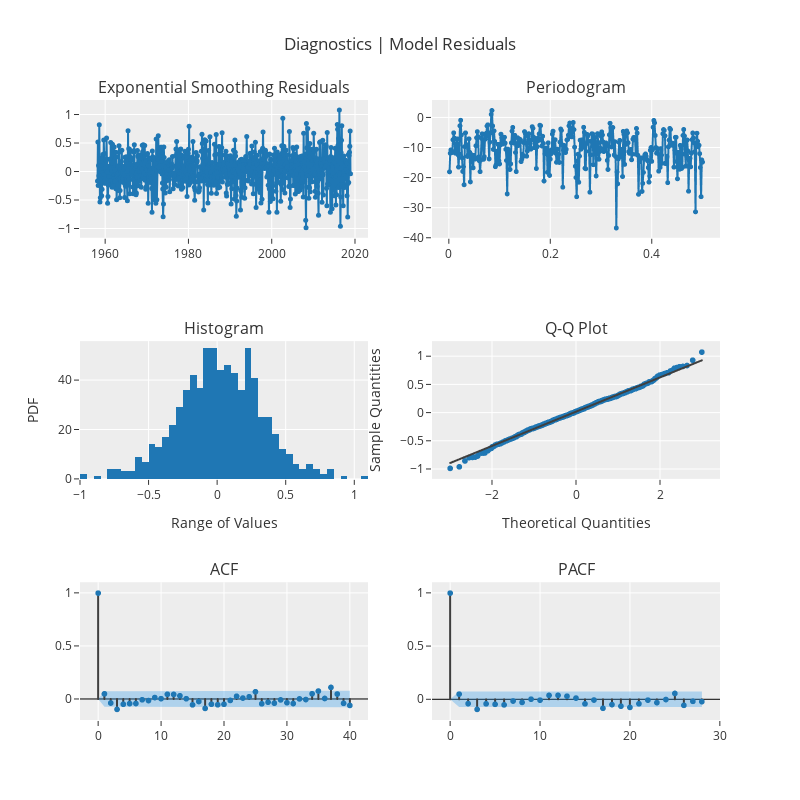

Notebook code cell kept with this figure:
### Code cell
fig_kwargs={'renderer': 'jupyterlab',
            'height': 800, 'width': 800}

plot_model(model, 'diagnostics', fig_kwargs = fig_kwargs)

### Figure 1 — Plotly figure (JSON) as saved in the notebook; plotly's stock layout.template omitted (floating-point values rounded to 4 significant figures; data arrays with more than 128 entries replaced by an {"elided": "..."} marker saying what was removed)
{"data": [{"line": {"color": "rgb(31, 119, 180)", "width": 2}, "marker": {"color": "rgb(31, 119, 180)", "size": 5}, "mode": "lines+markers", "name": "Exponential Smoothing", "showlegend": false, "type": "scatter", "x": {"elided": "730 str values"}, "xaxis": "x", "y": {"elided": "730 float values"}, "yaxis": "y"}, {"customdata": {"elided": "365x3 float values"}, "hoverinfo": "text", "hovertemplate": "Freq:%{customdata[0]:.4f} <br>Ampl:%{customdata[1]:.4f}<br>Time Period: %{customdata[2]:.4f]}", "line": {"color": "#1f77b4", "width": 2}, "marker": {"size": 5}, "mode": "lines+markers", "name": "Exponential Smoothing", "showlegend": false, "type": "scattergl", "x": {"elided": "365 float values"}, "xaxis": "x2", "y": {"elided": "365 float values"}, "yaxis": "y2"}, {"alignmentgroup": "True", "bingroup": "x", "hovertemplate": "variable=Exponential Smoothing<br>value=%{x}<br>count=%{y}<extra></extra>", "legendgroup": "Exponential Smoothing", "marker": {"color": "#1f77b4", "pattern": {"shape": ""}}, "name": "Exponential Smoothing", "offsetgroup": "Exponential Smoothing", "orientation": "v", "showlegend": false, "type": "histogram", "x": {"elided": "730 float values"}, "xaxis": "x3", "yaxis": "y3"}, {"marker": {"color": "#1f77b4"}, "mode": "markers", "name": "Exponential Smoothing", "showlegend": false, "type": "scattergl", "x": {"elided": "730 float values"}, "xaxis": "x4", "y": {"elided": "730 float values"}, "yaxis": "y4"}, {"line": {"color": "#3f3f3f"}, "mode": "lines", "name": "Exponential Smoothing", "showlegend": false, "type": "scattergl", "x": {"elided": "730 float values"}, "xaxis": "x4", "y": {"elided": "730 float values"}, "yaxis": "y4"}, {"line": {"color": "#3f3f3f"}, "mode": "lines", "name": "ACF", "showlegend": false, "type": "scattergl", "x": [0, 0], "xaxis": "x5", "y": [0, 1], "yaxis": "y5"}, {"line": {"color": "#3f3f3f"}, "mode": "lines", "name": "ACF", "showlegend": false, "type": "scattergl", "x": [1, 1], "xaxis": "x5", "y": [0, 0.04901], "yaxis": "y5"}, {"line": {"color": "#3f3f3f"}, "mode": "lines", "name": "ACF", "showlegend": false, "type": "scattergl", "x": [2, 2], "xaxis": "x5", "y": [0, -0.03775], "yaxis": "y5"}, {"line": {"color": "#3f3f3f"}, "mode": "lines", "name": "ACF", "showlegend": false, "type": "scattergl", "x": [3, 3], "xaxis": "x5", "y": [0, -0.09777], "yaxis": "y5"}, {"line": {"color": "#3f3f3f"}, "mode": "lines", "name": "ACF", "showlegend": false, "type": "scattergl", "x": [4, 4], "xaxis": "x5", "y": [0, -0.04942], "yaxis": "y5"}, {"line": {"color": "#3f3f3f"}, "mode": "lines", "name": "ACF", "showlegend": false, "type": "scattergl", "x": [5, 5], "xaxis": "x5", "y": [0, -0.04306], "yaxis": "y5"}, {"line": {"color": "#3f3f3f"}, "mode": "lines", "name": "ACF", "showlegend": false, "type": "scattergl", "x": [6, 6], "xaxis": "x5", "y": [0, -0.04224], "yaxis": "y5"}, {"line": {"color": "#3f3f3f"}, "mode": "lines", "name": "ACF", "showlegend": false, "type": "scattergl", "x": [7, 7], "xaxis": "x5", "y": [0, -0.007038], "yaxis": "y5"}, {"line": {"color": "#3f3f3f"}, "mode": "lines", "name": "ACF", "showlegend": false, "type": "scattergl", "x": [8, 8], "xaxis": "x5", "y": [0, -0.01446], "yaxis": "y5"}, {"line": {"color": "#3f3f3f"}, "mode": "lines", "name": "ACF", "showlegend": false, "type": "scattergl", "x": [9, 9], "xaxis": "x5", "y": [0, 0.01388], "yaxis": "y5"}, {"line": {"color": "#3f3f3f"}, "mode": "lines", "name": "ACF", "showlegend": false, "type": "scattergl", "x": [10, 10], "xaxis": "x5", "y": [0, 0.003595], "yaxis": "y5"}, {"line": {"color": "#3f3f3f"}, "mode": "lines", "name": "ACF", "showlegend": false, "type": "scattergl", "x": [11, 11], "xaxis": "x5", "y": [0, 0.04465], "yaxis": "y5"}, {"line": {"color": "#3f3f3f"}, "mode": "lines", "name": "ACF", "showlegend": false, "type": "scattergl", "x": [12, 12], "xaxis": "x5", "y": [0, 0.04331], "yaxis": "y5"}, {"line": {"color": "#3f3f3f"}, "mode": "lines", "name": "ACF", "showlegend": false, "type": "scattergl", "x": [13, 13], "xaxis": "x5", "y": [0, 0.03044], "yaxis": "y5"}, {"line": {"color": "#3f3f3f"}, "mode": "lines", "name": "ACF", "showlegend": false, "type": "scattergl", "x": [14, 14], "xaxis": "x5", "y": [0, 0.002967], "yaxis": "y5"}, {"line": {"color": "#3f3f3f"}, "mode": "lines", "name": "ACF", "showlegend": false, "type": "scattergl", "x": [15, 15], "xaxis": "x5", "y": [0, -0.05495], "yaxis": "y5"}, {"line": {"color": "#3f3f3f"}, "mode": "lines", "name": "ACF", "showlegend": false, "type": "scattergl", "x": [16, 16], "xaxis": "x5", "y": [0, -0.02322], "yaxis": "y5"}, {"line": {"color": "#3f3f3f"}, "mode": "lines", "name": "ACF", "showlegend": false, "type": "scattergl", "x": [17, 17], "xaxis": "x5", "y": [0, -0.08859], "yaxis": "y5"}, {"line": {"color": "#3f3f3f"}, "mode": "lines", "name": "ACF", "showlegend": false, "type": "scattergl", "x": [18, 18], "xaxis": "x5", "y": [0, -0.04913], "yaxis": "y5"}, {"line": {"color": "#3f3f3f"}, "mode": "lines", "name": "ACF", "showlegend": false, "type": "scattergl", "x": [19, 19], "xaxis": "x5", "y": [0, -0.05402], "yaxis": "y5"}, {"line": {"color": "#3f3f3f"}, "mode": "lines", "name": "ACF", "showlegend": false, "type": "scattergl", "x": [20, 20], "xaxis": "x5", "y": [0, -0.0492], "yaxis": "y5"}, {"line": {"color": "#3f3f3f"}, "mode": "lines", "name": "ACF", "showlegend": false, "type": "scattergl", "x": [21, 21], "xaxis": "x5", "y": [0, -0.01331], "yaxis": "y5"}, {"line": {"color": "#3f3f3f"}, "mode": "lines", "name": "ACF", "showlegend": false, "type": "scattergl", "x": [22, 22], "xaxis": "x5", "y": [0, 0.0259], "yaxis": "y5"}, {"line": {"color": "#3f3f3f"}, "mode": "lines", "name": "ACF", "showlegend": false, "type": "scattergl", "x": [23, 23], "xaxis": "x5", "y": [0, 0.00901], "yaxis": "y5"}, {"line": {"color": "#3f3f3f"}, "mode": "lines", "name": "ACF", "showlegend": false, "type": "scattergl", "x": [24, 24], "xaxis": "x5", "y": [0, 0.02112], "yaxis": "y5"}, {"line": {"color": "#3f3f3f"}, "mode": "lines", "name": "ACF", "showlegend": false, "type": "scattergl", "x": [25, 25], "xaxis": "x5", "y": [0, 0.06847], "yaxis": "y5"}, {"line": {"color": "#3f3f3f"}, "mode": "lines", "name": "ACF", "showlegend": false, "type": "scattergl", "x": [26, 26], "xaxis": "x5", "y": [0, -0.04498], "yaxis": "y5"}, {"line": {"color": "#3f3f3f"}, "mode": "lines", "name": "ACF", "showlegend": false, "type": "scattergl", "x": [27, 27], "xaxis": "x5", "y": [0, -0.02978], "yaxis": "y5"}, {"line": {"color": "#3f3f3f"}, "mode": "lines", "name": "ACF", "showlegend": false, "type": "scattergl", "x": [28, 28], "xaxis": "x5", "y": [0, -0.03926], "yaxis": "y5"}, {"line": {"color": "#3f3f3f"}, "mode": "lines", "name": "ACF", "showlegend": false, "type": "scattergl", "x": [29, 29], "xaxis": "x5", "y": [0, -0.008427], "yaxis": "y5"}, {"line": {"color": "#3f3f3f"}, "mode": "lines", "name": "ACF", "showlegend": false, "type": "scattergl", "x": [30, 30], "xaxis": "x5", "y": [0, -0.03489], "yaxis": "y5"}, {"line": {"color": "#3f3f3f"}, "mode": "lines", "name": "ACF", "showlegend": false, "type": "scattergl", "x": [31, 31], "xaxis": "x5", "y": [0, -0.04243], "yaxis": "y5"}, {"line": {"color": "#3f3f3f"}, "mode": "lines", "name": "ACF", "showlegend": false, "type": "scattergl", "x": [32, 32], "xaxis": "x5", "y": [0, 0.001275], "yaxis": "y5"}, {"line": {"color": "#3f3f3f"}, "mode": "lines", "name": "ACF", "showlegend": false, "type": "scattergl", "x": [33, 33], "xaxis": "x5", "y": [0, -0.004807], "yaxis": "y5"}, {"line": {"color": "#3f3f3f"}, "mode": "lines", "name": "ACF", "showlegend": false, "type": "scattergl", "x": [34, 34], "xaxis": "x5", "y": [0, 0.04956], "yaxis": "y5"}, {"line": {"color": "#3f3f3f"}, "mode": "lines", "name": "ACF", "showlegend": false, "type": "scattergl", "x": [35, 35], "xaxis": "x5", "y": [0, 0.07532], "yaxis": "y5"}, {"line": {"color": "#3f3f3f"}, "mode": "lines", "name": "ACF", "showlegend": false, "type": "scattergl", "x": [36, 36], "xaxis": "x5", "y": [0, 0.005162], "yaxis": "y5"}, {"line": {"color": "#3f3f3f"}, "mode": "lines", "name": "ACF", "showlegend": false, "type": "scattergl", "x": [37, 37], "xaxis": "x5", "y": [0, 0.1095], "yaxis": "y5"}, {"line": {"color": "#3f3f3f"}, "mode": "lines", "name": "ACF", "showlegend": false, "type": "scattergl", "x": [38, 38], "xaxis": "x5", "y": [0, 0.04711], "yaxis": "y5"}, {"line": {"color": "#3f3f3f"}, "mode": "lines", "name": "ACF", "showlegend": false, "type": "scattergl", "x": [39, 39], "xaxis": "x5", "y": [0, -0.04076], "yaxis": "y5"}, {"line": {"color": "#3f3f3f"}, "mode": "lines", "name": "ACF", "showlegend": false, "type": "scattergl", "x": [40, 40], "xaxis": "x5", "y": [0, -0.06042], "yaxis": "y5"}, {"marker": {"color": "#1f77b4", "size": 6}, "mode": "markers", "name": "ACF", "showlegend": false, "type": "scattergl", "x": [0, 1, 2, 3, 4, 5, 6, 7, 8, 9, 10, 11, 12, 13, 14, 15, 16, 17, 18, 19, 20, 21, 22, 23, 24, 25, 26, 27, 28, 29, 30, 31, 32, 33, 34, 35, 36, 37, 38, 39, 40], "xaxis": "x5", "y": [1, 0.04901, -0.03775, -0.09777, -0.04942, -0.04306, -0.04224, -0.007038, -0.01446, 0.01388, 0.003595, 0.04465, 0.04331, 0.03044, 0.002967, -0.05495, -0.02322, -0.08859, -0.04913, -0.05402, -0.0492, -0.01331, 0.0259, 0.00901, 0.02112, 0.06847, -0.04498, -0.02978, -0.03926, -0.008427, -0.03489, -0.04243, 0.001275, -0.004807, 0.04956, 0.07532, 0.005162, 0.1095, 0.04711, -0.04076, -0.06042], "yaxis": "y5"}, {"line": {"color": "rgba(255,255,255,0)"}, "mode": "lines", "name": "UC", "showlegend": false, "type": "scatter", "x": [0, 1, 2, 3, 4, 5, 6, 7, 8, 9, 10, 11, 12, 13, 14, 15, 16, 17, 18, 19, 20, 21, 22, 23, 24, 25, 26, 27, 28, 29, 30, 31, 32, 33, 34, 35, 36, 37, 38, 39, 40], "xaxis": "x5", "y": [0, 0.07254, 0.07272, 0.07282, 0.07351, 0.07368, 0.07381, 0.07394, 0.07394, 0.07396, 0.07397, 0.07397, 0.07411, 0.07425, 0.07431, 0.07431, 0.07453, 0.07457, 0.07512, 0.07529, 0.07549, 0.07566, 0.07567, 0.07572, 0.07572, 0.07575, 0.07608, 0.07622, 0.07628, 0.07639, 0.07639, 0.07648, 0.0766, 0.0766, 0.0766, 0.07677, 0.07716, 0.07716, 0.07797, 0.07812, 0.07823], "yaxis": "y5"}, {"fill": "tonexty", "fillcolor": "rgba(32, 146, 230,0.3)", "line": {"color": "rgba(255,255,255,0)"}, "mode": "lines", "name": "LC", "showlegend": false, "type": "scatter", "x": [0, 1, 2, 3, 4, 5, 6, 7, 8, 9, 10, 11, 12, 13, 14, 15, 16, 17, 18, 19, 20, 21, 22, 23, 24, 25, 26, 27, 28, 29, 30, 31, 32, 33, 34, 35, 36, 37, 38, 39, 40], "xaxis": "x5", "y": [0, -0.07254, -0.07272, -0.07282, -0.07351, -0.07368, -0.07381, -0.07394, -0.07394, -0.07396, -0.07397, -0.07397, -0.07411, -0.07425, -0.07431, -0.07431, -0.07453, -0.07457, -0.07512, -0.07529, -0.07549, -0.07566, -0.07567, -0.07572, -0.07572, -0.07575, -0.07608, -0.07622, -0.07628, -0.07639, -0.07639, -0.07648, -0.0766, -0.0766, -0.0766, -0.07677, -0.07716, -0.07716, -0.07797, -0.07812, -0.07823], "yaxis": "y5"}, {"line": {"color": "#3f3f3f"}, "mode": "lines", "name": "PACF", "showlegend": false, "type": "scattergl", "x": [0, 0], "xaxis": "x6", "y": [0, 1], "yaxis": "y6"}, {"line": {"color": "#3f3f3f"}, "mode": "lines", "name": "PACF", "showlegend": false, "type": "scattergl", "x": [1, 1], "xaxis": "x6", "y": [0, 0.04908], "yaxis": "y6"}, {"line": {"color": "#3f3f3f"}, "mode": "lines", "name": "PACF", "showlegend": false, "type": "scattergl", "x": [2, 2], "xaxis": "x6", "y": [0, -0.04036], "yaxis": "y6"}, {"line": {"color": "#3f3f3f"}, "mode": "lines", "name": "PACF", "showlegend": false, "type": "scattergl", "x": [3, 3], "xaxis": "x6", "y": [0, -0.09464], "yaxis": "y6"}, {"line": {"color": "#3f3f3f"}, "mode": "lines", "name": "PACF", "showlegend": false, "type": "scattergl", "x": [4, 4], "xaxis": "x6", "y": [0, -0.0423], "yaxis": "y6"}, {"line": {"color": "#3f3f3f"}, "mode": "lines", "name": "PACF", "showlegend": false, "type": "scattergl", "x": [5, 5], "xaxis": "x6", "y": [0, -0.04697], "yaxis": "y6"}, {"line": {"color": "#3f3f3f"}, "mode": "lines", "name": "PACF", "showlegend": false, "type": "scattergl", "x": [6, 6], "xaxis": "x6", "y": [0, -0.05223], "yaxis": "y6"}, {"line": {"color": "#3f3f3f"}, "mode": "lines", "name": "PACF", "showlegend": false, "type": "scattergl", "x": [7, 7], "xaxis": "x6", "y": [0, -0.01588], "yaxis": "y6"}, {"line": {"color": "#3f3f3f"}, "mode": "lines", "name": "PACF", "showlegend": false, "type": "scattergl", "x": [8, 8], "xaxis": "x6", "y": [0, -0.02897], "yaxis": "y6"}, {"line": {"color": "#3f3f3f"}, "mode": "lines", "name": "PACF", "showlegend": false, "type": "scattergl", "x": [9, 9], "xaxis": "x6", "y": [0, 0.001289], "yaxis": "y6"}, {"line": {"color": "#3f3f3f"}, "mode": "lines", "name": "PACF", "showlegend": false, "type": "scattergl", "x": [10, 10], "xaxis": "x6", "y": [0, -0.00768], "yaxis": "y6"}, {"line": {"color": "#3f3f3f"}, "mode": "lines", "name": "PACF", "showlegend": false, "type": "scattergl", "x": [11, 11], "xaxis": "x6", "y": [0, 0.03721], "yaxis": "y6"}, {"line": {"color": "#3f3f3f"}, "mode": "lines", "name": "PACF", "showlegend": false, "type": "scattergl", "x": [12, 12], "xaxis": "x6", "y": [0, 0.03784], "yaxis": "y6"}, {"line": {"color": "#3f3f3f"}, "mode": "lines", "name": "PACF", "showlegend": false, "type": "scattergl", "x": [13, 13], "xaxis": "x6", "y": [0, 0.02969], "yaxis": "y6"}, {"line": {"color": "#3f3f3f"}, "mode": "lines", "name": "PACF", "showlegend": false, "type": "scattergl", "x": [14, 14], "xaxis": "x6", "y": [0, 0.01159], "yaxis": "y6"}, {"line": {"color": "#3f3f3f"}, "mode": "lines", "name": "PACF", "showlegend": false, "type": "scattergl", "x": [15, 15], "xaxis": "x6", "y": [0, -0.0425], "yaxis": "y6"}, {"line": {"color": "#3f3f3f"}, "mode": "lines", "name": "PACF", "showlegend": false, "type": "scattergl", "x": [16, 16], "xaxis": "x6", "y": [0, -0.006472], "yaxis": "y6"}, {"line": {"color": "#3f3f3f"}, "mode": "lines", "name": "PACF", "showlegend": false, "type": "scattergl", "x": [17, 17], "xaxis": "x6", "y": [0, -0.08416], "yaxis": "y6"}, {"line": {"color": "#3f3f3f"}, "mode": "lines", "name": "PACF", "showlegend": false, "type": "scattergl", "x": [18, 18], "xaxis": "x6", "y": [0, -0.04949], "yaxis": "y6"}, {"line": {"color": "#3f3f3f"}, "mode": "lines", "name": "PACF", "showlegend": false, "type": "scattergl", "x": [19, 19], "xaxis": "x6", "y": [0, -0.06443], "yaxis": "y6"}, {"line": {"color": "#3f3f3f"}, "mode": "lines", "name": "PACF", "showlegend": false, "type": "scattergl", "x": [20, 20], "xaxis": "x6", "y": [0, -0.0761], "yaxis": "y6"}, {"line": {"color": "#3f3f3f"}, "mode": "lines", "name": "PACF", "showlegend": false, "type": "scattergl", "x": [21, 21], "xaxis": "x6", "y": [0, -0.04154], "yaxis": "y6"}, {"line": {"color": "#3f3f3f"}, "mode": "lines", "name": "PACF", "showlegend": false, "type": "scattergl", "x": [22, 22], "xaxis": "x6", "y": [0, -0.007473], "yaxis": "y6"}, {"line": {"color": "#3f3f3f"}, "mode": "lines", "name": "PACF", "showlegend": false, "type": "scattergl", "x": [23, 23], "xaxis": "x6", "y": [0, -0.031], "yaxis": "y6"}, {"line": {"color": "#3f3f3f"}, "mode": "lines", "name": "PACF", "showlegend": false, "type": "scattergl", "x": [24, 24], "xaxis": "x6", "y": [0, -0.001957], "yaxis": "y6"}, {"line": {"color": "#3f3f3f"}, "mode": "lines", "name": "PACF", "showlegend": false, "type": "scattergl", "x": [25, 25], "xaxis": "x6", "y": [0, 0.05548], "yaxis": "y6"}, {"line": {"color": "#3f3f3f"}, "mode": "lines", "name": "PACF", "showlegend": false, "type": "scattergl", "x": [26, 26], "xaxis": "x6", "y": [0, -0.05669], "yaxis": "y6"}, {"line": {"color": "#3f3f3f"}, "mode": "lines", "name": "PACF", "showlegend": false, "type": "scattergl", "x": [27, 27], "xaxis": "x6", "y": [0, -0.01897], "yaxis": "y6"}, {"line": {"color": "#3f3f3f"}, "mode": "lines", "name": "PACF", "showlegend": false, "type": "scattergl", "x": [28, 28], "xaxis": "x6", "y": [0, -0.02198], "yaxis": "y6"}, {"marker": {"color": "#1f77b4", "size": 6}, "mode": "markers", "name": "PACF", "showlegend": false, "type": "scattergl", "x": [0, 1, 2, 3, 4, 5, 6, 7, 8, 9, 10, 11, 12, 13, 14, 15, 16, 17, 18, 19, 20, 21, 22, 23, 24, 25, 26, 27, 28], "xaxis": "x6", "y": [1, 0.04908, -0.04036, -0.09464, -0.0423, -0.04697, -0.05223, -0.01588, -0.02897, 0.001289, -0.00768, 0.03721, 0.03784, 0.02969, 0.01159, -0.0425, -0.006472, -0.08416, -0.04949, -0.06443, -0.0761, -0.04154, -0.007473, -0.031, -0.001957, 0.05548, -0.05669, -0.01897, -0.02198], "yaxis": "y6"}, {"line": {"color": "rgba(255,255,255,0)"}, "mode": "lines", "name": "UC", "showlegend": false, "type": "scatter", "x": [0, 1, 2, 3, 4, 5, 6, 7, 8, 9, 10, 11, 12, 13, 14, 15, 16, 17, 18, 19, 20, 21, 22, 23, 24, 25, 26, 27, 28], "xaxis": "x6", "y": [0, 0.07254, 0.07254, 0.07254, 0.07254, 0.07254, 0.07254, 0.07254, 0.07254, 0.07254, 0.07254, 0.07254, 0.07254, 0.07254, 0.07254, 0.07254, 0.07254, 0.07254, 0.07254, 0.07254, 0.07254, 0.07254, 0.07254, 0.07254, 0.07254, 0.07254, 0.07254, 0.07254, 0.07254], "yaxis": "y6"}, {"fill": "tonexty", "fillcolor": "rgba(32, 146, 230,0.3)", "line": {"color": "rgba(255,255,255,0)"}, "mode": "lines", "name": "LC", "showlegend": false, "type": "scatter", "x": [0, 1, 2, 3, 4, 5, 6, 7, 8, 9, 10, 11, 12, 13, 14, 15, 16, 17, 18, 19, 20, 21, 22, 23, 24, 25, 26, 27, 28], "xaxis": "x6", "y": [0, -0.07254, -0.07254, -0.07254, -0.07254, -0.07254, -0.07254, -0.07254, -0.07254, -0.07254, -0.07254, -0.07254, -0.07254, -0.07254, -0.07254, -0.07254, -0.07254, -0.07254, -0.07254, -0.07254, -0.07254, -0.07254, -0.07254, -0.07254, -0.07254, -0.07254, -0.07254, -0.07254, -0.07254], "yaxis": "y6"}], "layout": {"annotations": [{"font": {"size": 16}, "showarrow": false, "text": "Exponential Smoothing Residuals", "x": 0.225, "xanchor": "center", "xref": "paper", "y": 1.0, "yanchor": "bottom", "yref": "paper"}, {"font": {"size": 16}, "showarrow": false, "text": "Periodogram", "x": 0.775, "xanchor": "center", "xref": "paper", "y": 1.0, "yanchor": "bottom", "yref": "paper"}, {"font": {"size": 16}, "showarrow": false, "text": "Histogram", "x": 0.225, "xanchor": "center", "xref": "paper", "y": 0.6111, "yanchor": "bottom", "yref": "paper"}, {"font": {"size": 16}, "showarrow": false, "text": "Q-Q Plot", "x": 0.775, "xanchor": "center", "xref": "paper", "y": 0.6111, "yanchor": "bottom", "yref": "paper"}, {"font": {"size": 16}, "showarrow": false, "text": "ACF", "x": 0.225, "xanchor": "center", "xref": "paper", "y": 0.2222, "yanchor": "bottom", "yref": "paper"}, {"font": {"size": 16}, "showarrow": false, "text": "PACF", "x": 0.775, "xanchor": "center", "xref": "paper", "y": 0.2222, "yanchor": "bottom", "yref": "paper"}], "autosize": false, "height": 800, "showlegend": false, "title": {"text": "Diagnostics | Model Residuals"}, "width": 800, "xaxis": {"anchor": "y", "autorange": true, "domain": [0, 0.45], "range": ["1953-12-14 14:55:45.9577", "2023-02-15 09:04:14.0423"], "type": "date"}, "xaxis2": {"anchor": "y2", "autorange": true, "domain": [0.55, 1], "range": [-0.03318, 0.5345], "type": "linear"}, "xaxis3": {"anchor": "y3", "autorange": true, "domain": [0, 0.45], "range": [-1, 1.1], "title": {"text": "Range of Values"}, "type": "linear"}, "xaxis4": {"anchor": "y4", "autorange": true, "domain": [0.55, 1], "range": [-3.428, 3.428], "title": {"text": "Theoretical Quantities"}, "type": "linear"}, "xaxis5": {"anchor": "y5", "autorange": true, "domain": [0, 0.45], "range": [-2.884, 42.88], "type": "linear"}, "xaxis6": {"anchor": "y6", "autorange": true, "domain": [0.55, 1], "range": [-2.019, 30.02], "type": "linear"}, "yaxis": {"anchor": "x", "autorange": true, "domain": [0.7778, 1], "range": [-1.163, 1.255], "type": "linear"}, "yaxis2": {"anchor": "x2", "autorange": true, "domain": [0.7778, 1], "range": [-40.01, 5.802], "type": "linear"}, "yaxis3": {"anchor": "x3", "autorange": true, "domain": [0.3889, 0.6111], "range": [0, 55.79], "title": {"text": "PDF"}}, "yaxis4": {"anchor": "x4", "autorange": true, "domain": [0.3889, 0.6111], "range": [-1.176, 1.268], "title": {"text": "Sample Quantities"}, "type": "linear"}, "yaxis5": {"anchor": "x5", "autorange": true, "domain": [0, 0.2222], "range": [-0.198, 1.1], "type": "linear", "zerolinecolor": "#000000"}, "yaxis6": {"anchor": "x6", "autorange": true, "domain": [0, 0.2222], "range": [-0.1946, 1.1], "type": "linear", "zerolinecolor": "#000000"}}}
